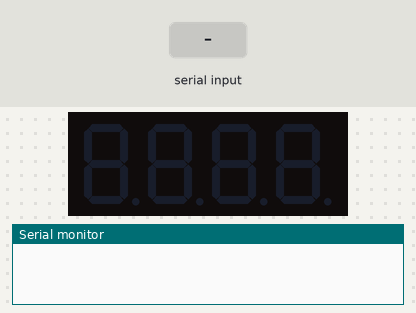
Recording of a sketch running on a simulated Arduino Uno, built with avr-gcc and run on an emulated ATmega328P. Parts: 4-digit seven-segment display, the last lines printed to the serial monitor. Inputs (shaded band) come from the test bench.

Above: at 1.2 s.
1.3 s: byte 30 received over Serial
At 2.4 s:
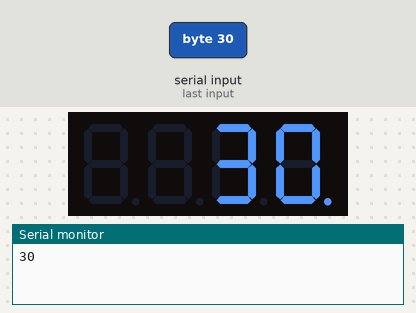
2.8 s: byte 90 received over Serial
4.3 s: byte 120 received over Serial
At 4.7 s:
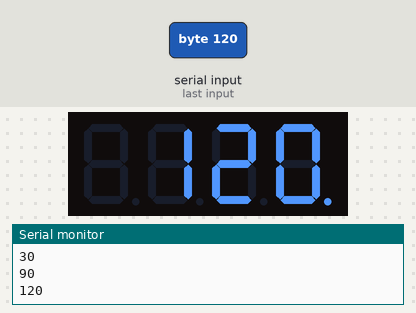
Timing chart, 0 to 7.3 s (numbered marks = the images above; inputs shaded):
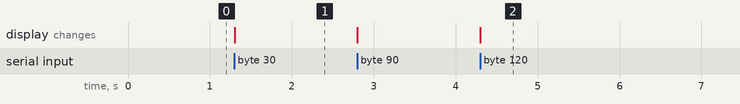

Measured:
- after the input at 1.3 s, the display: changes at once (image 1)
- after the input at 4.3 s, the display: changes at once (image 2)

The sketch:

alarmDisplay.ino
```cpp
#include <SevSeg.h>
SevSeg sevseg;

long seuil;

/*
    A
   ---
F |   | B
  | G |
   ---
E |   | C
  |   |
   ---
    D
*/

int pinA = 2;
int pinB = 3;
int pinC = 4;
int pinD = 5;
int pinE = 6;
int pinF = 7;
int pinG = 8;
int D1 = 9;
int D2 = 10;
int D3 = 11;
int D4 = 12;
long pot = A0;
int val;
int nb;
int number[] = {0, 0, 0, 0};

void afficher0() {
  digitalWrite(pinA, LOW);
  digitalWrite(pinB, LOW);
  digitalWrite(pinC, LOW);
  digitalWrite(pinD, LOW);
  digitalWrite(pinE, LOW);
  digitalWrite(pinF, LOW);
  digitalWrite(pinG, HIGH);
}

void afficher1() {
  digitalWrite(pinA, HIGH);
  digitalWrite(pinB, LOW);
  digitalWrite(pinC, LOW);
  digitalWrite(pinD, HIGH);
  digitalWrite(pinE, HIGH);
  digitalWrite(pinF, HIGH);
  digitalWrite(pinG, HIGH);
}

void afficher2() {
  digitalWrite(pinA, LOW);
  digitalWrite(pinB, LOW);
  digitalWrite(pinC, HIGH);
  digitalWrite(pinD, LOW);
  digitalWrite(pinE, LOW);
  digitalWrite(pinF, HIGH);
  digitalWrite(pinG, LOW);
}

void afficher3() {
  digitalWrite(pinA, LOW);
  digitalWrite(pinB, LOW);
  digitalWrite(pinC, LOW);
  digitalWrite(pinD, LOW);
  digitalWrite(pinE, HIGH);
  digitalWrite(pinF, HIGH);
  digitalWrite(pinG, LOW);
}

void afficher4() {

  digitalWrite(pinA, HIGH);
  digitalWrite(pinB, LOW);
  digitalWrite(pinC, LOW);
  digitalWrite(pinD, HIGH);
  digitalWrite(pinE, HIGH);
  digitalWrite(pinF, LOW);
  digitalWrite(pinG, LOW);
}

void afficher5() {
  digitalWrite(pinA, LOW);
  digitalWrite(pinB, HIGH);
  digitalWrite(pinC, LOW);
  digitalWrite(pinD, LOW);
  digitalWrite(pinE, HIGH);
  digitalWrite(pinF, LOW);
  digitalWrite(pinG, LOW);
}

void afficher6() {
  digitalWrite(pinA, LOW);
  digitalWrite(pinB, HIGH);
  digitalWrite(pinC, LOW);
  digitalWrite(pinD, LOW);
  digitalWrite(pinE, LOW);
  digitalWrite(pinF, LOW);
  digitalWrite(pinG, LOW);
}

void afficher7() {
  digitalWrite(pinA, LOW);
  digitalWrite(pinB, LOW);
  digitalWrite(pinC, LOW);
  digitalWrite(pinD, HIGH);
  digitalWrite(pinE, HIGH);
  digitalWrite(pinF, HIGH);
  digitalWrite(pinG, HIGH);
}

void afficher8() {
  digitalWrite(pinA, LOW);
  digitalWrite(pinB, LOW);
  digitalWrite(pinC, LOW);
  digitalWrite(pinD, LOW);
  digitalWrite(pinE, LOW);
  digitalWrite(pinF, LOW);
  digitalWrite(pinG, LOW);
}

void afficher9() {
  digitalWrite(pinA, LOW);
  digitalWrite(pinB, LOW);
  digitalWrite(pinC, LOW);
  digitalWrite(pinD, HIGH);
  digitalWrite(pinE, HIGH);
  digitalWrite(pinF, LOW);
  digitalWrite(pinG, LOW);
}

void setup() {
  Serial.begin(9600);
  byte numDigits = 4;
  byte digitPins[] = {D1, D2, D3, D4};
  byte segmentPins[] = {pinA, pinB, pinC, pinD, pinE, pinF, pinG};
  sevseg.begin(COMMON_ANODE, numDigits, digitPins, segmentPins);
}

void loop() {
  if (Serial.available() > 0) {
    seuil = Serial.read();
    Serial.println(seuil);
    sevseg.setNumber(seuil, 0);
    sevseg.refreshDisplay();
  }
}
```
